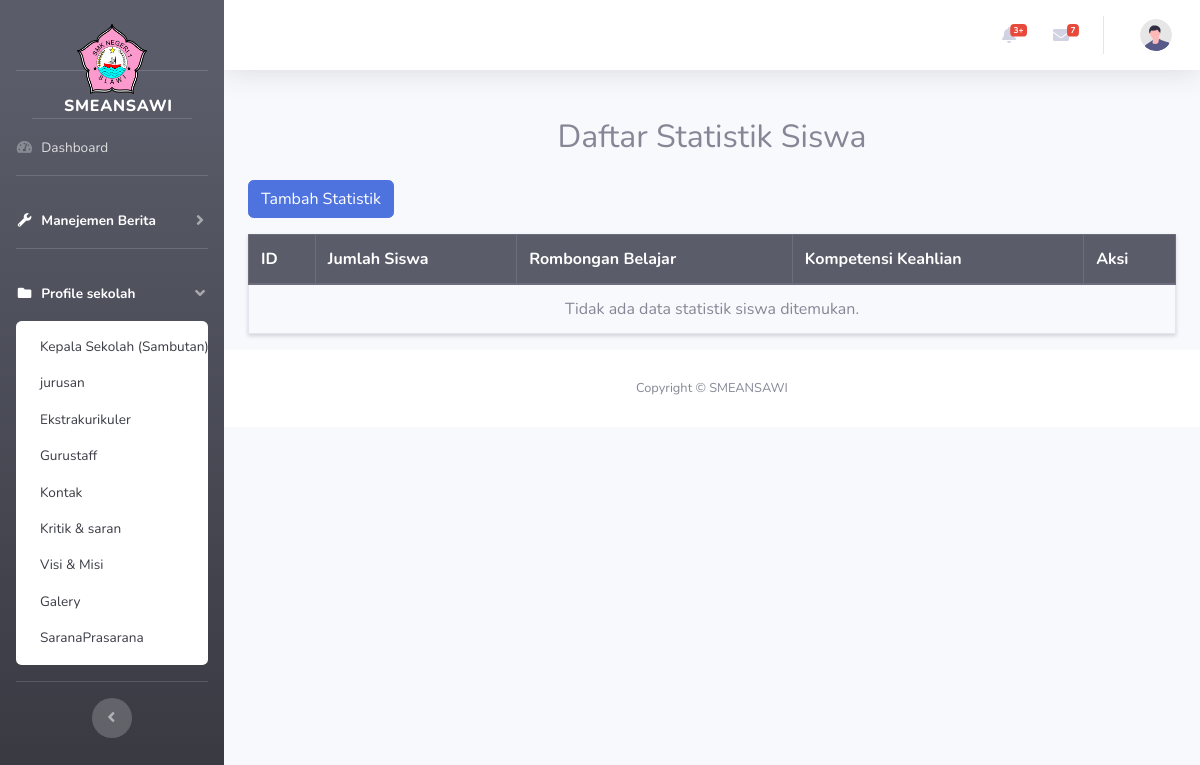
Before: /index.php/stats with the older database file.
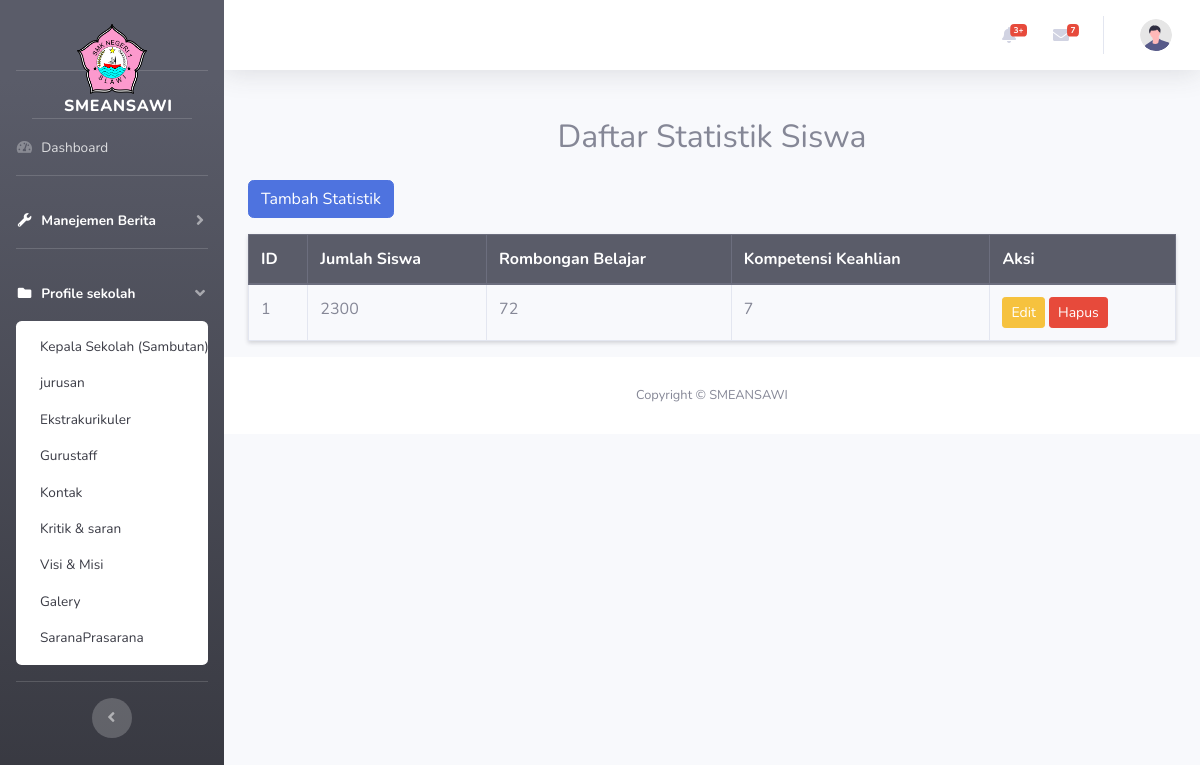
After: the same page with the newer database file.
### tables this page shows
CREATE TABLE `stats` (
  `id` int NOT NULL,
  `jumlah_siswa` int NOT NULL,
  `rombongan_belajar` int NOT NULL,
  `kompetensi_keahlian` int NOT NULL
);

### application/controllers/Stats.php (called while the page is built, shortened)
<?php
class Stats extends CI_Controller
{
    public function __construct()
    {
        $this->load->model('Stats_model');
    }
    public function index()
    {
        $data['stats'] = $this->Stats_model->get_all();
        $this->load->view('admin/header');
        $this->load->view('admin/sidebar');
        $this->load->view('admin/stats/stats_list', $data);
        $this->load->view('admin/footer');
    }
}

### index.php (called while the page is built, shortened)
<?php
require_once BASEPATH.'core/CodeIgniter.php';

### application/models/Stats_model.php (called while the page is built, shortened)
<?php
class Stats_model extends CI_Model
{
    private $table = 'stats';
    public function get_all()
    {
        return $this->db->get($this->table)->result();
    }
}

### application/views/admin/stats/stats_list.php (the view)
<div class="container mt-5">
    <h2 class="text-center mb-4">Daftar Statistik Siswa</h2>
    <a href="<?= site_url('stats/create'); ?>" class="btn btn-primary mb-3">Tambah Statistik</a>
    <table class="table table-hover table-bordered shadow-sm">
        <thead class="thead-dark">
            <tr>
                <th>ID</th>
                <th>Jumlah Siswa</th>
                <th>Rombongan Belajar</th>
                <th>Kompetensi Keahlian</th>
                <th>Aksi</th>
            </tr>
        </thead>
        <tbody>
            <?php if (!empty($stats)): ?>
                <?php foreach ($stats as $stat): ?>
                    <tr>
                        <td><?= $stat->id; ?></td>
                        <td><?= $stat->jumlah_siswa; ?></td>
                        <td><?= $stat->rombongan_belajar; ?></td>
                        <td><?= $stat->kompetensi_keahlian; ?></td>
                        <td>
                            <a href="<?= site_url('stats/edit/' . $stat->id); ?>" class="btn btn-warning btn-sm">Edit</a>
                            <a href="<?= site_url('stats/delete/' . $stat->id); ?>" class="btn btn-danger btn-sm" onclick="return confirm('Apakah Anda yakin ingin menghapus?');">Hapus</a>
                        </td>
                    </tr>
                <?php endforeach; ?>
            <?php else: ?>
                <tr>
                    <td colspan="5" class="text-center text-muted">Tidak ada data statistik siswa ditemukan.</td>
                </tr>
            <?php endif; ?>
        </tbody>
    </table>
</div>

### application/views/admin/header.php (shortened to what this page needs)
<!DOCTYPE html>
<html lang="en">
<head>
    <link href="<?php echo base_url('template/assets/vendor/fontawesome-free/css/all.min.css'); ?>" rel="stylesheet" type="text/css">
    <link href="<?php echo base_url('template/admin/css/sb-admin-2.min.css'); ?>" rel="stylesheet">
</head>

### application/views/admin/sidebar.php (shortened to what this page needs)
<body id="page-top">
    <div id="wrapper">
        <ul class="navbar-nav bg-gradient-dark sidebar sidebar-dark accordion" id="accordionSidebar">
            <a class="sidebar-brand justify-content-center" href="index.html">
                <div class="logo"><img src="<?php echo base_url('template/assets/img/smkn 1 slawi.png'); ?> " style="width: 70px; height: 70px;"></div>
                <div class="sidebar-brand-text mx-5 " style="text-align: center; color: white;">SMEANSAWI</div>
                <hr class="sidebar-divider">
            </a>
            <li class="nav-item">
                <a class="nav-link" href="<?php echo base_url('admin/dashboard'); ?>">
                    <i class="fas fa-fw fa-tachometer-alt"></i>
                    <span>Dashboard</span></a>
            </li>
            <hr class="sidebar-divider">
            <li class="nav-item active">
                <a class="nav-link collapsed" href="#" data-toggle="collapse" data-target="#collapseUtilities"
                    aria-expanded="true" aria-controls="collapseUtilities">
                    <i class="fas fa-fw fa-wrench"></i>
                    <span>Manejemen Berita</span>
                </a>
            </li>
            <hr class="sidebar-divider">
            <li class="nav-item active">
                <a class="nav-link" href="#" data-toggle="collapse" data-target="#collapsePages" aria-expanded="true"
                    aria-controls="collapsePages">
                    <i class="fas fa-fw fa-folder"></i>
                    <span>Profile sekolah</span>
                </a>
                <div id="collapsePages" class="collapse show" aria-labelledby="headingPages"
                    data-parent="#accordionSidebar">
                    <div class="bg-white py-2 collapse-inner rounded">
                        <a class="collapse-item" href="<?= base_url('kepalasekolah'); ?>">Kepala Sekolah (Sambutan)</a>
                        <a class="collapse-item" href="<?php echo base_url('admin/jurusan'); ?>">jurusan</a>
                        <a class="collapse-item" href="<?php echo base_url('ekstrakurikuler'); ?>">Ekstrakurikuler</a>
                        <a class="collapse-item" href="<?php echo base_url('gurustaff'); ?>">Gurustaff</a>
                        <a class="collapse-item" href="<?php echo base_url('kontak'); ?>">Kontak</a>
                        <a class="collapse-item" href="<?php echo base_url('admin/kritiksaran'); ?>">Kritik & saran</a>
                        <a class="collapse-item" href="<?= base_url('admin/Visimisi'); ?>">Visi & Misi</a>
                        <a class="collapse-item" href="<?php echo site_url('admin/galeri'); ?>">Galery</a>
                        <a class="collapse-item" href="<?php echo site_url('saranaprasarana/admin'); ?>">SaranaPrasarana</a>
                    </div>
                </div>
            </li>
            <hr class="sidebar-divider d-none d-md-block">
            <div class="text-center d-none d-md-inline">
                <button class="rounded-circle border-0" id="sidebarToggle"></button>
            </div>
        </ul>
        <div id="content-wrapper" class="d-flex flex-column">
            <div id="content">
                <nav class="navbar navbar-expand navbar-light bg-white topbar mb-4 static-top shadow">
                    <ul class="navbar-nav ml-auto">
                        <li class="nav-item dropdown no-arrow mx-1">
                            <a class="nav-link dropdown-toggle" href="#" id="alertsDropdown" role="button"
                                data-toggle="dropdown" aria-haspopup="true" aria-expanded="false">
                                <i class="fas fa-bell fa-fw"></i>
                                <span class="badge badge-danger badge-counter">3+</span>
                            </a>
                        </li>
                        <li class="nav-item dropdown no-arrow mx-1">
                            <a class="nav-link dropdown-toggle" href="#" id="messagesDropdown" role="button"
                                data-toggle="dropdown" aria-haspopup="true" aria-expanded="false">
                                <i class="fas fa-envelope fa-fw"></i>
                                <span class="badge badge-danger badge-counter">7</span>
                            </a>
                        </li>
                        <li class="nav-item dropdown no-arrow">
                            <a class="nav-link dropdown-toggle" href="#" id="userDropdown" role="button"
                                data-toggle="dropdown" aria-haspopup="true" aria-expanded="false">
                                <img class="img-profile rounded-circle"
                                    src="<?php echo base_url('template/admin/img/undraw_profile.svg'); ?>">
                            </a>
                        </li>
                    </ul>
                </nav>

### application/views/admin/footer.php (shortened to what this page needs)
<footer class="sticky-footer bg-white">
    <div class="container my-auto">
        <div class="copyright text-center my-auto">
            <span>Copyright &copy; SMEANSAWI</span>
        </div>
    </div>
</footer>
</div>
</div>
</body>
</html>

Changed rows visible on the page:
added stats: id "1", jumlah_siswa "2300", rombongan_belajar "72", kompetensi_keahlian "7"
Other visible differences:
text no longer shown: "Tidak ada data statistik siswa ditemukan."
